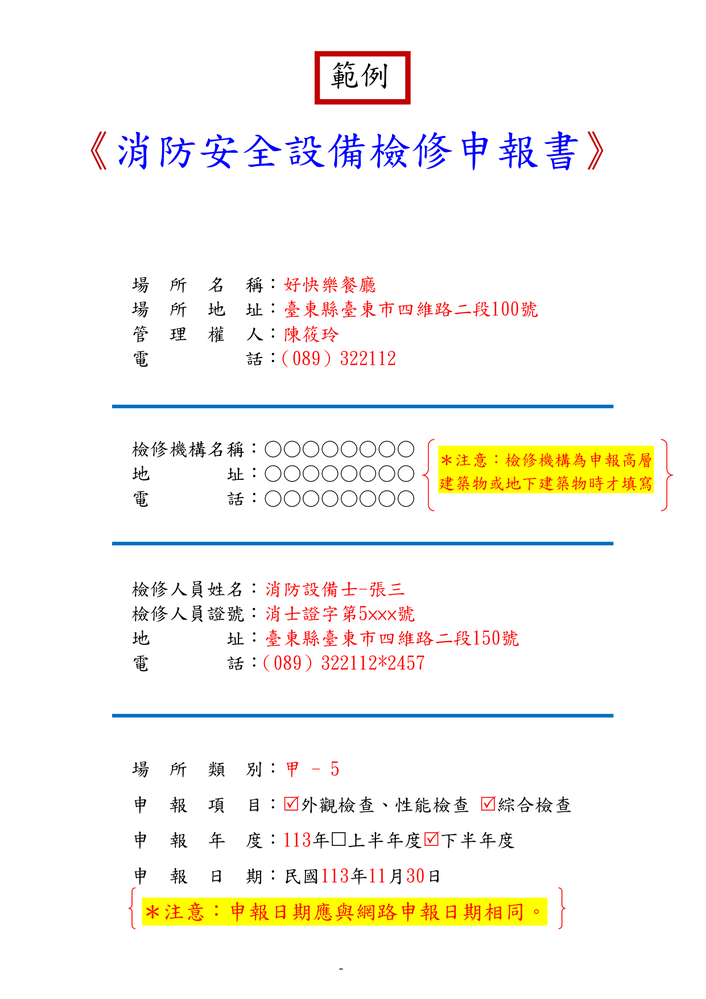
#> input picture fire_dept_automation/ocr_system/test_page.png, 706 x 999 px, shrunk from 1241 x 1755 before the run
$ python deskew.py test_page.png
#> lines starting #> are read from the running program, lines starting #| are printed output that depends on the picture; after the words box and inside, x2 and y2 are one past the last pixel; in counts of white or black regions, pixels touching at a corner belong together
# -*- coding: utf-8 -*-
"""
傾斜校正模組 (Deskewing Module)
使用 OpenCV + Hough Transform 偵測並校正掃描文件的傾斜角度
"""

import cv2
import numpy as np
from typing import Tuple, Optional
import math


def detect_skew_angle(image: np.ndarray, min_angle: float = -45, max_angle: float = 45) -> float:
    """
    偵測圖片的傾斜角度

    Args:
        image: 輸入圖片 (BGR 或灰階)
        min_angle: 最小偵測角度
        max_angle: 最大偵測角度

    Returns:
        傾斜角度 (度)
    """
    # 轉換為灰階
    if len(image.shape) == 3:
        gray = cv2.cvtColor(image, cv2.COLOR_BGR2GRAY)
    else:
        gray = image.copy()

    # 二值化
    _, binary = cv2.threshold(gray, 0, 255, cv2.THRESH_BINARY_INV + cv2.THRESH_OTSU)

    # 使用 Canny 邊緣檢測
    edges = cv2.Canny(binary, 50, 150, apertureSize=3)

    # 使用 Hough Transform 偵測直線
    lines = cv2.HoughLinesP(
        edges,
        rho=1,
        theta=np.pi / 180,
        threshold=100,
        minLineLength=100,
        maxLineGap=10
    )

    if lines is None or len(lines) == 0:
        return 0.0

    # 計算所有線段的角度
    angles = []
    for line in lines:
        x1, y1, x2, y2 = line[0]
        if x2 - x1 == 0:
            continue
        angle = math.degrees(math.atan2(y2 - y1, x2 - x1))

        # 只考慮接近水平的線 (文字行)
        if min_angle <= angle <= max_angle:
            angles.append(angle)

    if not angles:
        return 0.0

    # 使用中位數作為最終角度 (較穩健)
    median_angle = np.median(angles)

    return median_angle


def deskew_image(image: np.ndarray, angle: Optional[float] = None,
                 background_color: Tuple[int, int, int] = (255, 255, 255)) -> Tuple[np.ndarray, float]:
    """
    校正圖片傾斜

    Args:
        image: 輸入圖片
        angle: 傾斜角度 (若為 None 則自動偵測)
        background_color: 旋轉後填充的背景顏色

    Returns:
        (校正後的圖片, 偵測到的角度)
    """
    if angle is None:
        angle = detect_skew_angle(image)

    # 如果角度太小，不需要校正
    if abs(angle) < 0.5:
        return image, angle

    # 取得圖片尺寸
    h, w = image.shape[:2]
    center = (w // 2, h // 2)

    # 計算旋轉矩陣
    rotation_matrix = cv2.getRotationMatrix2D(center, angle, 1.0)

    # 計算新的邊界尺寸 (避免裁切)
    cos_angle = abs(rotation_matrix[0, 0])
    sin_angle = abs(rotation_matrix[0, 1])
    new_w = int(h * sin_angle + w * cos_angle)
    new_h = int(h * cos_angle + w * sin_angle)

    # 調整旋轉矩陣的平移部分
    rotation_matrix[0, 2] += (new_w - w) / 2
    rotation_matrix[1, 2] += (new_h - h) / 2

    # 執行旋轉
    rotated = cv2.warpAffine(
        image,
        rotation_matrix,
        (new_w, new_h),
        borderMode=cv2.BORDER_CONSTANT,
        borderValue=background_color
    )

    return rotated, angle


def enhance_scan_quality(image: np.ndarray) -> np.ndarray:
    """
    增強掃描圖片品質
    - 去除雜訊
    - 增強對比度
    - 銳化文字

    Args:
        image: 輸入圖片

    Returns:
        增強後的圖片
    """
    # 轉換為灰階
    if len(image.shape) == 3:
        gray = cv2.cvtColor(image, cv2.COLOR_BGR2GRAY)
    else:
        gray = image.copy()

    # 去除雜訊 (保留邊緣)
    denoised = cv2.bilateralFilter(gray, 9, 75, 75)

    # 自適應直方圖均衡化 (CLAHE)
    clahe = cv2.createCLAHE(clipLimit=2.0, tileGridSize=(8, 8))
    enhanced = clahe.apply(denoised)

    # 銳化
    kernel = np.array([[-1, -1, -1],
                      [-1,  9, -1],
                      [-1, -1, -1]])
    sharpened = cv2.filter2D(enhanced, -1, kernel)

    return sharpened


def preprocess_for_ocr(image: np.ndarray,
                       do_deskew: bool = True,
                       do_enhance: bool = True) -> Tuple[np.ndarray, dict]:
    """
    OCR 前的完整預處理流程

    Args:
        image: 輸入圖片
        do_deskew: 是否執行傾斜校正
        do_enhance: 是否執行品質增強

    Returns:
        (處理後的圖片, 處理資訊字典)
    """
    info = {
        "original_size": image.shape[:2],
        "skew_angle": 0.0,
        "deskewed": False,
        "enhanced": False
    }

    result = image.copy()

    # 傾斜校正
    if do_deskew:
        result, angle = deskew_image(result)
        info["skew_angle"] = angle
        info["deskewed"] = abs(angle) >= 0.5

    # 品質增強
    if do_enhance:
        result = enhance_scan_quality(result)
        info["enhanced"] = True

    info["processed_size"] = result.shape[:2]

    return result, info


# 測試用主程式
if __name__ == "__main__":
    import sys

    if len(sys.argv) < 2:
        print("用法: python deskew.py <圖片路徑>")
        sys.exit(1)

    input_path = sys.argv[1]
    image = cv2.imread(input_path)
#> image is the input picture: shape (999, 706, 3); mean B, G, R 241.6, 246.4, 249

    if image is None:
        print(f"無法讀取圖片: {input_path}")
        sys.exit(1)

    # 執行預處理
    processed, info = preprocess_for_ocr(image)
#> in detect_skew_angle, `gray = cv2.cvtColor(image, cv2.COLOR_BGR2GRAY)`:
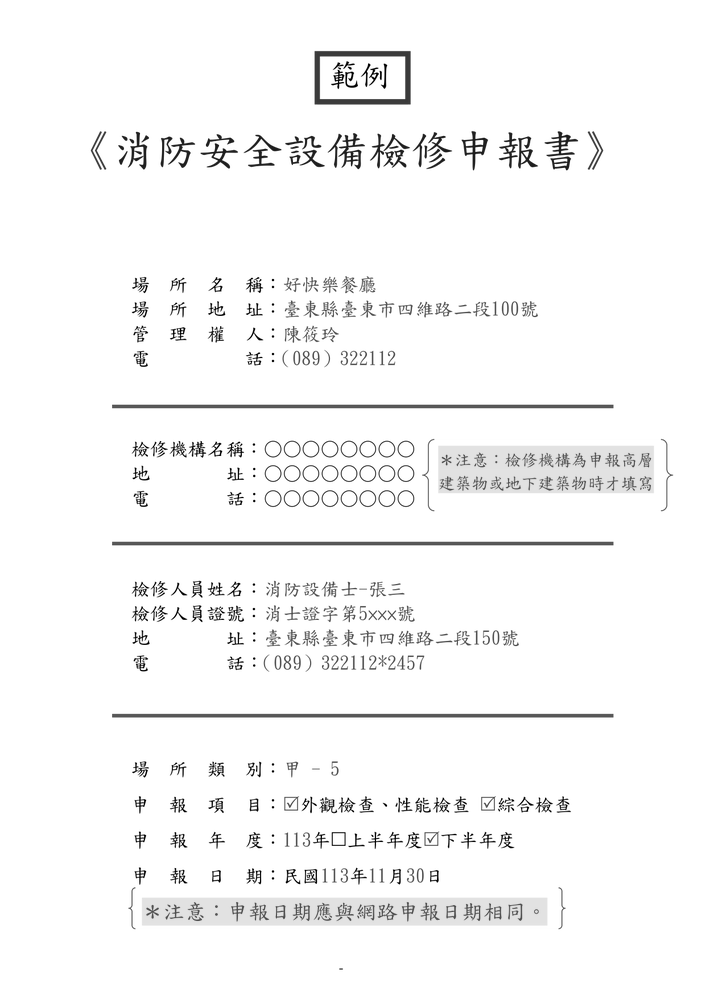
#> gray: shape (999, 706); min 0, max 255, mean 246.6
#> in detect_skew_angle, `_, binary = cv2.threshold(gray, 0, 255, cv2.THRESH_BINARY_INV + cv2.TH..`:
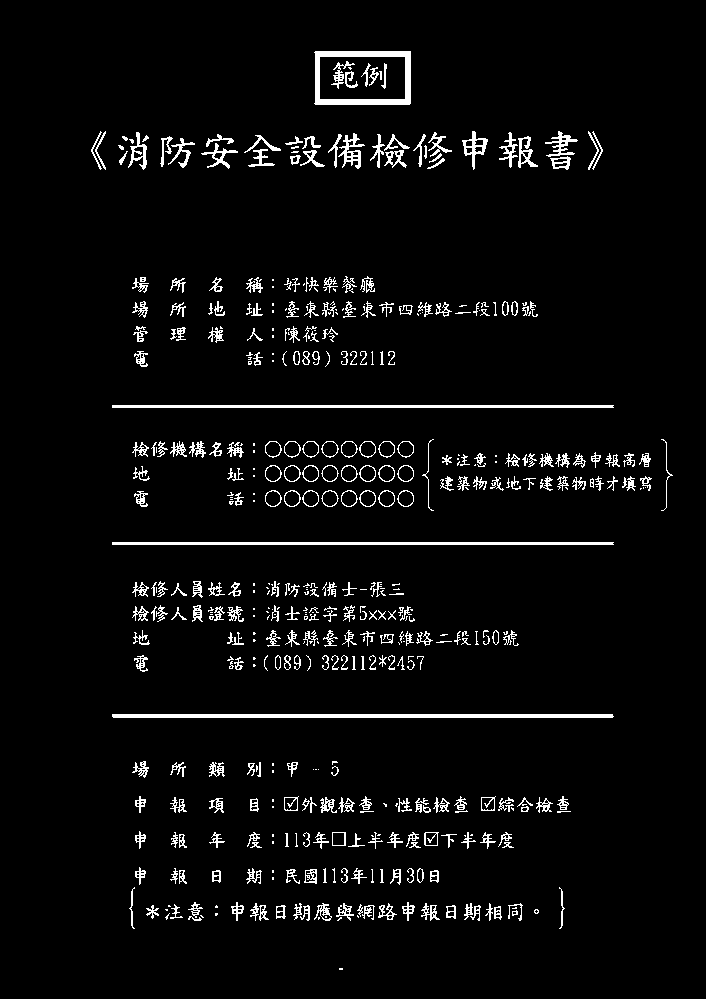
#> binary: shape (999, 706); 4.3% white in thin lines or dots, all inside (x1, y1, x2, y2) = (91, 51, 673, 970)
#> in detect_skew_angle, `edges = cv2.Canny(binary, 50, 150, apertureSize=3)`:
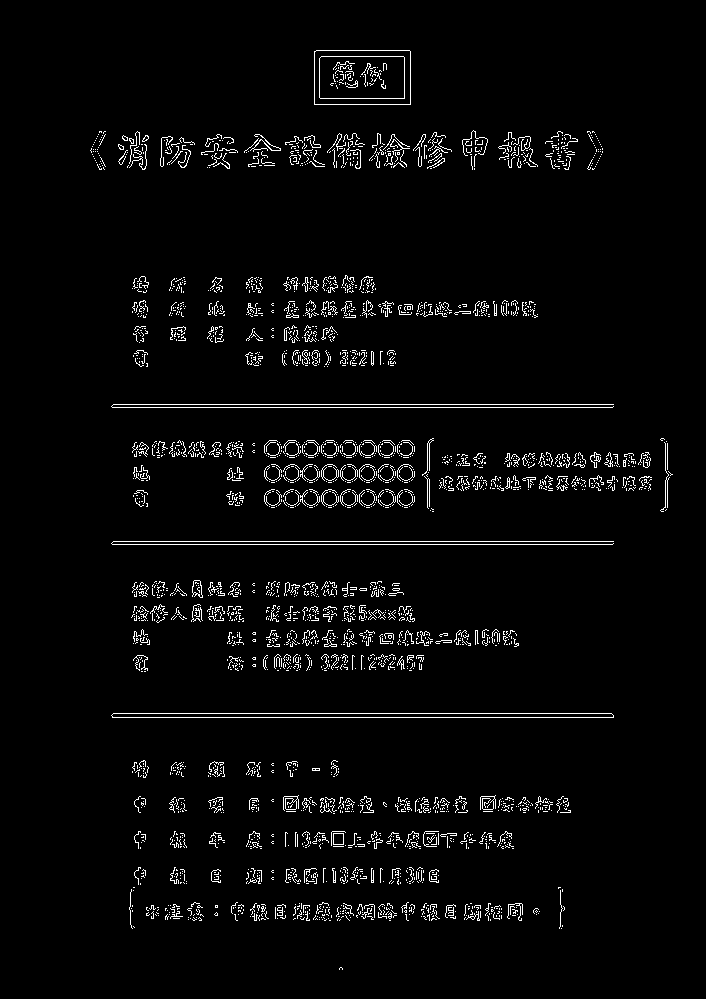
#> edges: shape (999, 706); 3.2% white in thin lines or dots, all inside (x1, y1, x2, y2) = (90, 50, 673, 970)
#> in detect_skew_angle, `lines = cv2.HoughLinesP( edges, rho=1, theta=np.pi / 180, threshold=10..`: lines = 18 rows, first 6: [112, 407, 612, 407], [112, 544, 612, 544], [112, 717, 613, 717], [113, 541, 613, 541], [113, 404, 613, 404], [113, 713, 611, 713]
#> the loop in detect_skew_angle, `for line in lines:` made 18 passes
#> (x1, y1, x2, y2, angle) on passes 1 to 12: (112, 407, 612, 407, 0), (112, 544, 612, 544, 0), (112, 717, 613, 717, 0), (113, 541, 613, 541, 0), (113, 404, 613, 404, 0), (113, 713, 611, 713, 0), (266, 455, 412, 455, 0), (427, 480, 649, 480, 0), (506, 457, 649, 462, 2), (220, 150, 331, 147, -1.55), (265, 453, 413, 453, 0), (265, 478, 409, 481, 1.19)
#> after the loop in detect_skew_angle, `for line in lines:`: angles = [0, 0, 0, 0, 0, 0, 0, 0, 2, -1.55, 0, 1.19, 0, 0.796, 0, -2.89, 0.917, -0.963]
#> in detect_skew_angle, `median_angle = np.median(angles)`: median_angle = 0
#> in enhance_scan_quality, `enhanced = clahe.apply(denoised)`:
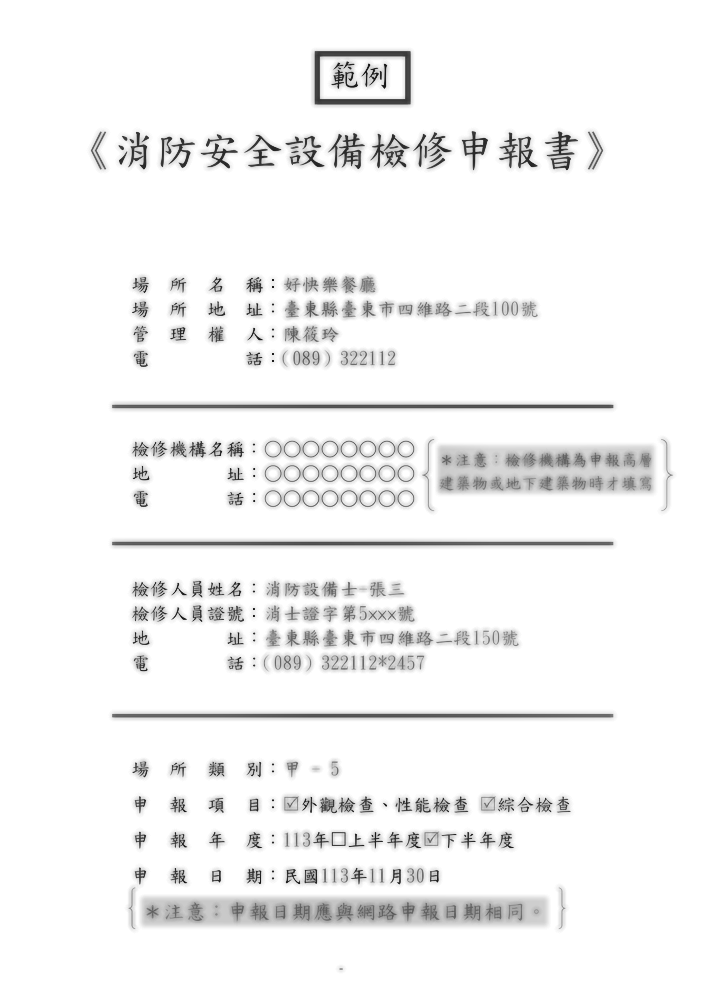
#> enhanced: shape (999, 706); min 21, max 255, mean 243.9
#> in enhance_scan_quality, `sharpened = cv2.filter2D(enhanced, -1, kernel)`:
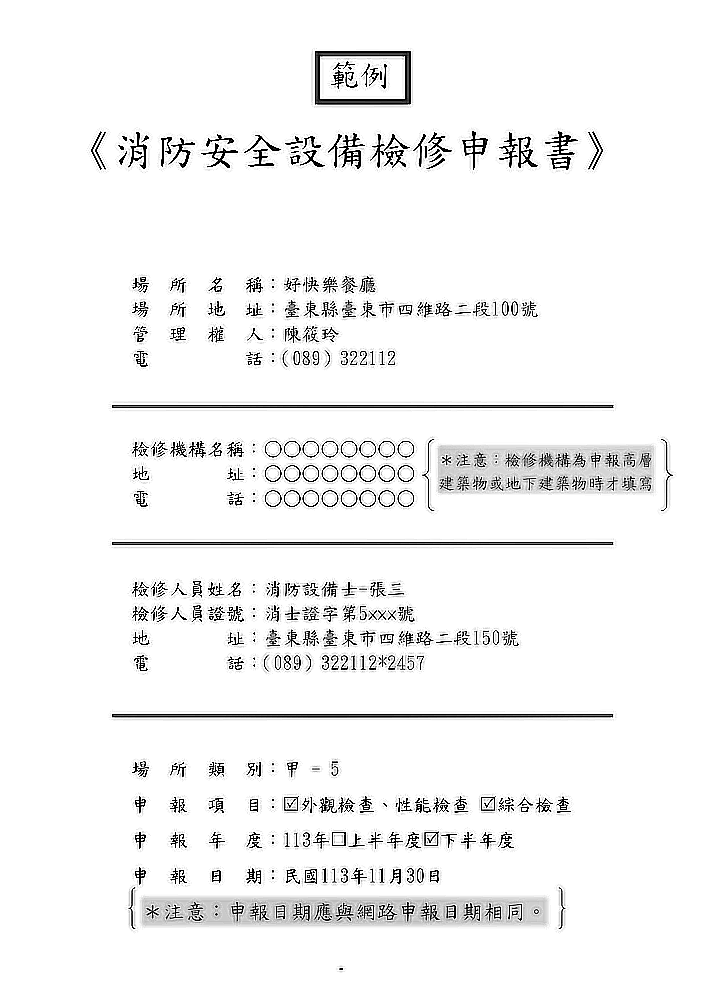
#> sharpened: shape (999, 706); min 0, max 255, mean 243.4
#> info = {'original_size': (999, 706), 'skew_angle': 0, 'deskewed': False, 'enhanced': True, 'processed_size': (999, 706)}

    print(f"原始尺寸: {info['original_size']}")
#| 原始尺寸: (999, 706)
    print(f"偵測角度: {info['skew_angle']:.2f}°")
#| 偵測角度: 0.00°
    print(f"已校正: {info['deskewed']}")
#| 已校正: False

    # 儲存結果
    output_path = input_path.rsplit(".", 1)[0] + "_deskewed.png"
    cv2.imwrite(output_path, processed)
    print(f"已儲存: {output_path}")
